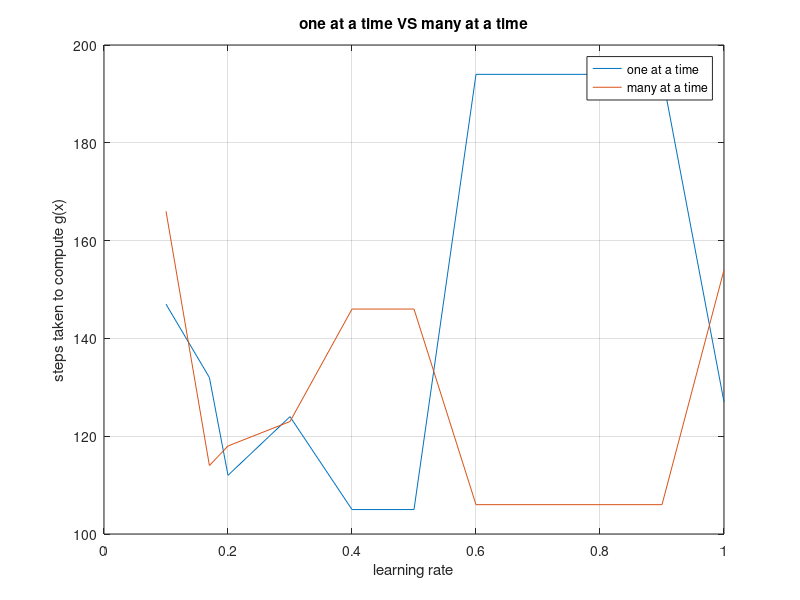

Source code (MATLAB):
x=[0.1 0.17 0.2 0.3 0.4 0.5 0.6 0.7 0.8 0.9 1.0];
one_at_a_time=[147 132 112 124 105 105 194 194 194 194 127];
many_at_a_time=[166 114 118 123 146 146 106 106 106 106 154];

plot(x,one_at_a_time,x,many_at_a_time);

legend('one at a time','many at a time');

title('one at a time VS many at a time');
grid;
xlabel('learning rate');
ylabel('steps taken to compute g(x)');




